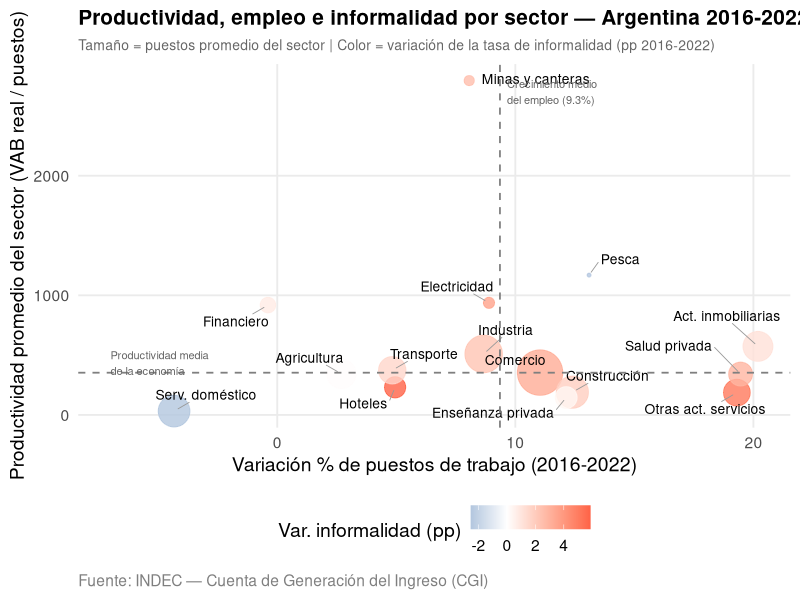
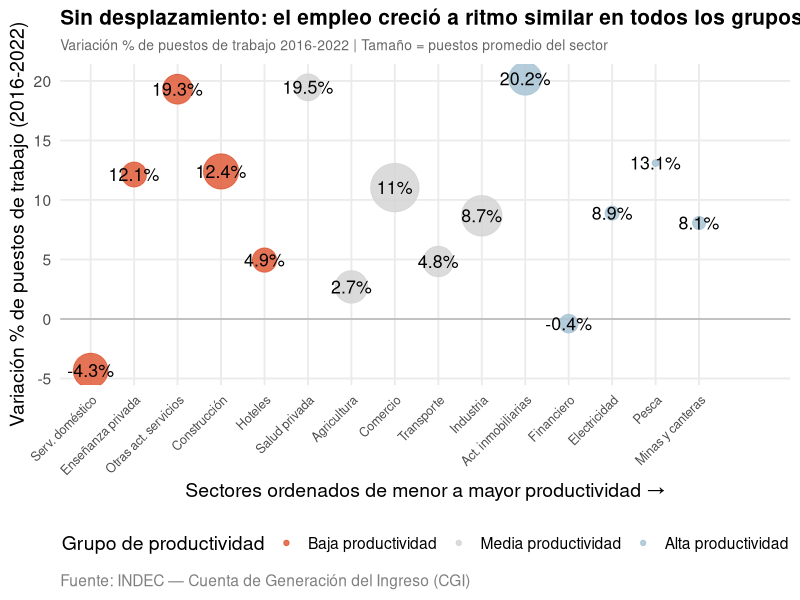
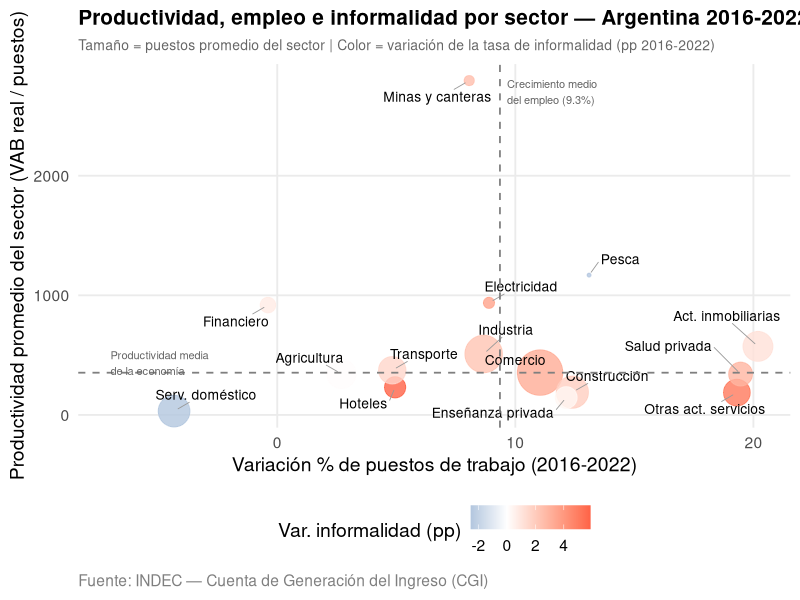
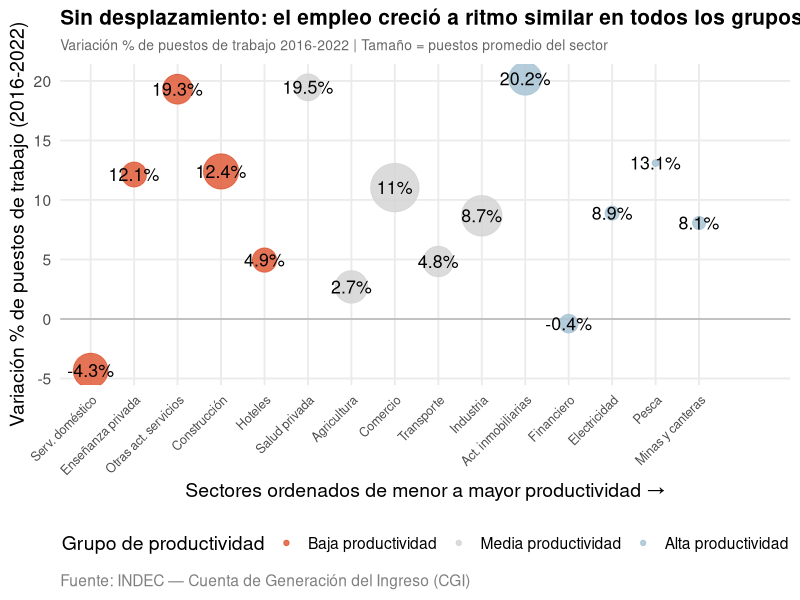

These charts were generated, in order, by the following R code:
# =============================================================================
# Ciencia de Datos para Economía y Negocios — FCE-UBA
# TP Grupo 7 — Ascona Cortina Lucia | Maymo Skansi Joaquin
#
# Script 04 — Visualizaciones
#
# Objetivo: Producir el gráfico exploratorio y el gráfico comunicacional
#           que muestran la variación del empleo, la productividad sectorial
#           y la evolución de la informalidad entre 2016 y 2022.
#
# Input:  Input/base_analisis.csv
# Output: Output/graficos/grafico_exploratorio.png
#         Output/graficos/grafico_comunicacional.png
# =============================================================================

library(tidyverse)
library(scales)
library(ggrepel)

# --- Tema global (estilo del curso) ------------------------------------------

theme_set(
  theme_minimal(base_size = 14) +
    theme(
      plot.title       = element_text(face = "bold", size = 15),  # ← cambiar de 13 a 15
      plot.subtitle    = element_text(color = "gray40", size = 10),
      plot.caption     = element_text(color = "gray50", hjust = 0),
      panel.grid.minor = element_blank(),
      legend.position  = "bottom"
    )
)

# --- Carga de datos ----------------------------------------------------------

base <- read_csv("Input/base_analisis.csv", show_col_types = FALSE)

dir.create("Output", showWarnings = FALSE)


# =============================================================================
# GRÁFICO 1 — EXPLORATORIO
# Bubble chart: productividad, desplazamiento del empleo e informalidad
# =============================================================================

# --- Líneas de corte ---------------------------------------------------------

# Línea vertical: variación del empleo total de la economía privada
var_empleo_economia <- base |>
  filter(sector == "Total excluido sector público",
         anio %in% c(2016, 2022)) |>
  select(anio, puestos_total) |>
  pivot_wider(names_from = anio, values_from = puestos_total,
              names_prefix = "puestos_") |>
  mutate(var = (puestos_2022 / puestos_2016 - 1) * 100) |>
  pull(var)

# Línea horizontal: productividad media de la economía privada
prod_media_economia <- base |>
  filter(sector == "Total excluido sector público") |>
  summarise(prod_media = mean(productividad, na.rm = TRUE)) |>
  pull(prod_media)

# --- Datos del gráfico — una fila por sector ---------------------------------

datos_grafico <- base |>
  filter(!is.na(grupo_prod)) |>
  group_by(sector, grupo_prod) |>
  summarise(
    productividad_media = mean(productividad, na.rm = TRUE),
    puestos_medio       = mean(puestos_total, na.rm = TRUE),
    .groups = "drop"
  ) |>
  left_join(
    base |>
      filter(!is.na(grupo_prod), anio %in% c(2016, 2022)) |>
      select(sector, anio, puestos_total, part_anr) |>
      pivot_wider(names_from  = anio,
                  values_from = c(puestos_total, part_anr),
                  names_sep   = "_") |>
      mutate(
        var_puestos      = (puestos_total_2022 / puestos_total_2016 - 1) * 100,
        var_informalidad = (part_anr_2022 - part_anr_2016) * 100
      ) |>
      select(sector, var_puestos, var_informalidad),
    by = "sector"
  ) |>
  mutate(sector_corto = case_when(
    sector == "Actividades inmobiliarias, empresariales y de alquiler"             ~ "Act. inmobiliarias",
    sector == "Agricultura, ganadería, caza y silvicultura"                        ~ "Agricultura",
    sector == "Comercio mayorista, minorista y reparaciones"                       ~ "Comercio",
    sector == "Construcción"                                                       ~ "Construcción",
    sector == "Electricidad, gas y agua"                                           ~ "Electricidad",
    sector == "Enseñanza privada"                                                  ~ "Enseñanza privada",
    sector == "Explotación de minas y canteras"                                    ~ "Minas y canteras",
    sector == "Hogares privados con servicio doméstico"                            ~ "Serv. doméstico",
    sector == "Hoteles y restaurantes"                                             ~ "Hoteles",
    sector == "Industria manufacturera"                                            ~ "Industria",
    sector == "Intermediación financiera"                                          ~ "Financiero",
    sector == "Otras actividades de servicios comunitarias, sociales y personales" ~ "Otras act. servicios",
    sector == "Pesca"                                                              ~ "Pesca",
    sector == "Servicios sociales y de salud privados"                             ~ "Salud privada",
    sector == "Transporte, almacenamiento y comunicaciones"                        ~ "Transporte",
    TRUE ~ sector
  ))

# --- Gráfico exploratorio ----------------------------------------------------

g_exploratorio <- ggplot(
  datos_grafico,
  aes(x     = var_puestos,
      y     = productividad_media,
      size  = puestos_medio,
      color = var_informalidad)
) +
  geom_point(alpha = 0.8) +
  geom_text_repel(
    aes(label = sector_corto),
    size         = 3.5,
    color = "black",
    fontface = "plain",
    segment.color = "gray60",
    segment.size = 0.3,
    box.padding = 0.5,
    point.padding = 0.4,
    force = 3,
    max.overlaps = Inf,
    show.legend  = FALSE
  ) +
  geom_vline(xintercept = var_empleo_economia,
             linetype = "dashed", color = "gray50", linewidth = 0.6) +
  geom_hline(yintercept = prod_media_economia,
             linetype = "dashed", color = "gray50", linewidth = 0.6) +
  annotate("text", x = var_empleo_economia + 0.3, y = 2700,
           label = "Crecimiento medio\ndel empleo (9.3%)",
           size = 2.8, color = "gray40", hjust = 0) +
  annotate("text", x = -7, y = prod_media_economia + 80,
           label = "Productividad media\nde la economía",
           size = 2.8, color = "gray40", hjust = 0) +
  scale_color_gradient2(
    low      = "steelblue",
    mid      = "white",
    high     = "tomato",
    midpoint = 0,
    name     = "Var. informalidad (pp)"
  ) +
  scale_size_continuous(range = c(1, 15), guide = "none") +
  labs(
    title    = "Productividad, empleo e informalidad por sector — Argentina 2016-2022",
    subtitle = "Tamaño = puestos promedio del sector | Color = variación de la tasa de informalidad (pp 2016-2022)",
    x        = "Variación % de puestos de trabajo (2016-2022)",
    y        = "Productividad promedio del sector (VAB real / puestos)",
    caption  = "Fuente: INDEC — Cuenta de Generación del Ingreso (CGI)"
  )

g_exploratorio

ggsave(
  "Output/graficos/grafico_exploratorio.png",
  g_exploratorio,
  width  = 10,
  height = 7,
  dpi    = 150
)


# =============================================================================
# GRÁFICO 2 — COMUNICACIONAL
# Bubble chart categórico: sectores ordenados por productividad
# =============================================================================

# --- Datos del gráfico -------------------------------------------------------

datos_com <- base |>
  filter(!is.na(grupo_prod)) |>
  group_by(sector, grupo_prod) |>
  summarise(
    puestos_medio       = mean(puestos_total, na.rm = TRUE),
    productividad_media = mean(productividad, na.rm = TRUE),
    .groups = "drop"
  ) |>
  left_join(
    base |>
      filter(!is.na(grupo_prod), anio %in% c(2016, 2022)) |>
      select(sector, anio, puestos_total) |>
      pivot_wider(names_from   = anio,
                  values_from  = puestos_total,
                  names_prefix = "puestos_") |>
      mutate(var_puestos = (puestos_2022 / puestos_2016 - 1) * 100),
    by = "sector"
  ) |>
  mutate(
    sector_corto = case_when(
      sector == "Actividades inmobiliarias, empresariales y de alquiler"             ~ "Act. inmobiliarias",
      sector == "Agricultura, ganadería, caza y silvicultura"                        ~ "Agricultura",
      sector == "Comercio mayorista, minorista y reparaciones"                       ~ "Comercio",
      sector == "Construcción"                                                       ~ "Construcción",
      sector == "Electricidad, gas y agua"                                           ~ "Electricidad",
      sector == "Enseñanza privada"                                                  ~ "Enseñanza privada",
      sector == "Explotación de minas y canteras"                                    ~ "Minas y canteras",
      sector == "Hogares privados con servicio doméstico"                            ~ "Serv. doméstico",
      sector == "Hoteles y restaurantes"                                             ~ "Hoteles",
      sector == "Industria manufacturera"                                            ~ "Industria",
      sector == "Intermediación financiera"                                          ~ "Financiero",
      sector == "Otras actividades de servicios comunitarias, sociales y personales" ~ "Otras act. servicios",
      sector == "Pesca"                                                              ~ "Pesca",
      sector == "Servicios sociales y de salud privados"                             ~ "Salud privada",
      sector == "Transporte, almacenamiento y comunicaciones"                        ~ "Transporte",
      TRUE ~ sector
    ),
    sector_corto = fct_reorder(sector_corto, productividad_media),
    etiqueta     = paste0(round(var_puestos, 1), "%"),
    grupo_prod   = factor(grupo_prod,
                          levels = c("Baja productividad",
                                     "Media productividad",
                                     "Alta productividad"))
  )

# --- Gráfico comunicacional --------------------------------------------------

g_comunicacional <- ggplot(
  datos_com,
  aes(x     = sector_corto,
      y     = var_puestos,
      size  = puestos_medio,
      color = grupo_prod)
) +
  geom_hline(yintercept = 0,
             linetype = "solid", color = "gray70", linewidth = 0.5) +
  geom_point(alpha = 0.85) +
  geom_text(
    aes(
      label = etiqueta,
      size= puestos_medio
    ),
    size = 4.5,
    vjust = 0.5,
    hjust = 0.5,
    color = "black",
    fontface = "plain",
    show.legend = FALSE) +
  scale_size_continuous(
    range = c(2.7, 4.5),
    guide = "none"
  )+
  scale_color_manual(
    values = c(
      "Baja productividad"  = "#e05c3a",
      "Media productividad" = "#d4d4d4",
      "Alta productividad"  = "#a8c4d4"
    ),
    name = "Grupo de productividad"
  ) +
  scale_size_continuous(range = c(2, 16), guide = "none") +
  scale_x_discrete(expand = expansion(mult = c(0.05, 0.15))) +
  labs(
    title    = "Sin desplazamiento: el empleo creció a ritmo similar en todos los grupos de productividad",
    subtitle = "Variación % de puestos de trabajo 2016-2022 | Tamaño = puestos promedio del sector",
    x        = "Sectores ordenados de menor a mayor productividad →",
    y        = "Variación % de puestos de trabajo (2016-2022)",
    caption  = "Fuente: INDEC — Cuenta de Generación del Ingreso (CGI)"
  ) +
  theme(
    axis.text.x = element_text(angle = 45, hjust = 1, size = 9)
  )

g_comunicacional

ggsave(
  "Output/graficos/grafico_comunicacional.png",
  g_comunicacional,
  width  = 10,
  height = 7,
  dpi    = 150
)
